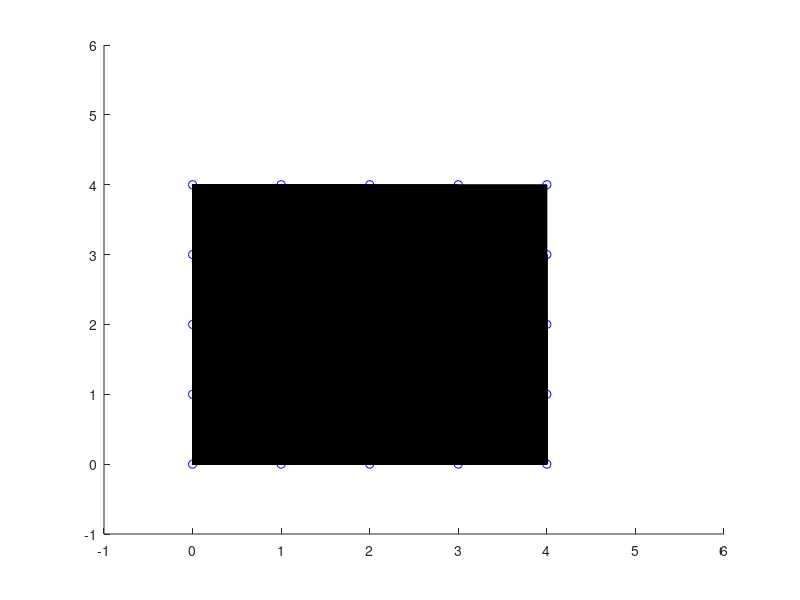

Recreate this plot in MATLAB.
clear all;close all;clc
x=linspace(0,4,5);
y=linspace(0,4,5);
[X Y]=meshgrid(x,y);
figure
axis([-1 6 -1 6])
hold on
for i=1:length(x)
    for j=1:length(y)
        plot(X(i,j),Y(i,j),'ob')
        M(j+(i-1)*length(x),:)=[X(i,j) Y(i,j)]
        pause(0.3)
        %         if j~=5
        %             fac(j,:)=[j j+1 j+length(y)+1 j+length(y)];
        %         end
    end
end
for j=1:length(x)-1
    for i=1:length(y)-1
        fac(i+(j-1)*(length(x)-1),:)=[i+(j-1)*length(x),...
            i+(j-1)*length(x)+1,...
            i+(j-1)*length(x)+length(y)+1,...
            i+length(y)+(j-1)*length(x)];
        patch('faces',fac,'vertices',M)
        pause(0.3)
    end
end
